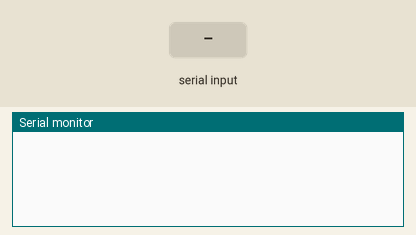
Simulated run of this sketch. Board: Arduino Uno, built with avr-gcc and run on an emulated ATmega328P. On the bench: the last lines printed to the serial monitor. The inputs (shaded band) are chosen by the test bench. EEPROM starts erased.

Above: at 1.2 s.
1.3 s: "1" received over Serial
At 1.9 s:
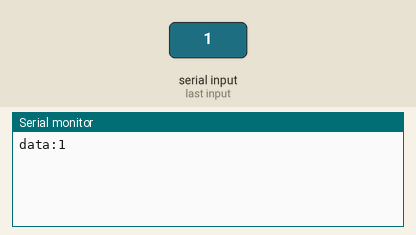
2.8 s: "2" received over Serial
At 4.0 s:
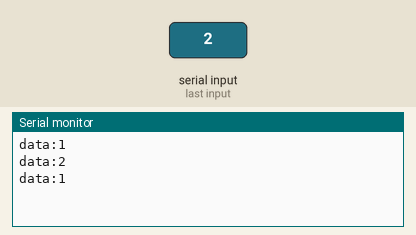
4.3 s: "0" received over Serial
At 5.4 s:
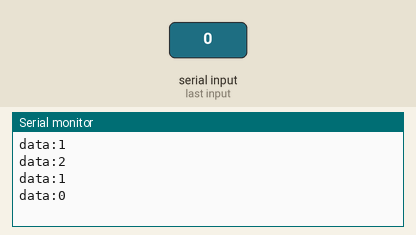
Timing chart, 0 to 7.3 s (numbered marks = the images above; inputs shaded):
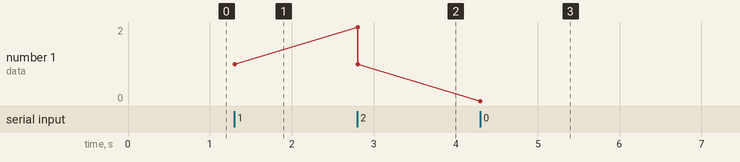

The sketch:

EEPROM.ino
```cpp
#include <EEPROM.h>
int addr;
char val;
int address = 0;
byte value;

void setup() {
  Serial.begin(115200);
  // put your setup code here, to run once:

}

void loop() {
  // put your main code here, to run repeatedly:
  if (Serial.available() > 0)//received data
  {
    String data;
    while (Serial.available() > 0) {
      data = data + char(Serial.read());
      delay(2);
    }
    Serial.println("data:" + data);
    if (data == "1") {
      addr = 1;
      val = 1;
      EEPROM.write(addr, val);//addr地址val 数值
    }
    if (data == "2") {
      address = 1;
      value = EEPROM.read(address);
      Serial.print("data:");
      Serial.println( value);
    }

  }
}
```

Measured:
- after the input at 1.3 s, the serial monitor: prints a new line at once (image 1)
- after the input at 2.8 s, the serial monitor: prints a new line at once (image 2)
- after the input at 4.3 s, the serial monitor: prints a new line at once (image 3)
- plotted number 1: 1 → 0 after the input at 4.3 s
